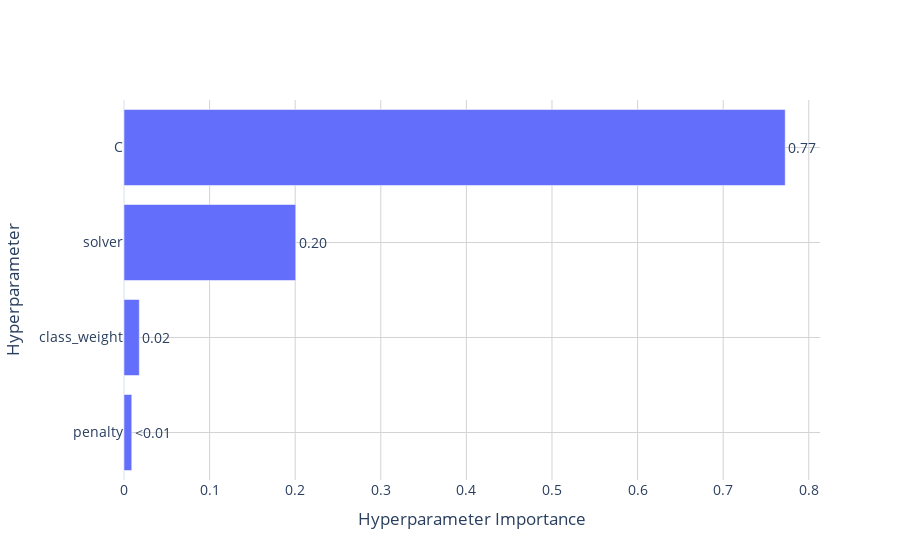

Notebook code for this chart:
### Code cell
fig = optuna.visualization.plot_param_importances(study_best_features)

# Poprawienie estetyki wykresu (tło, czcionka, styl)
fig.update_layout(
    title="",
    template="plotly_white",  # Jasne tło
    font=dict(size=14),  # Ustawienie czcionki
    plot_bgcolor='white',  # Tło wykresu
    paper_bgcolor='white',  # Tło całego dokumentu
    xaxis=dict(showgrid=True, gridwidth=1, gridcolor='LightGrey'),  # Siatka na osi X
    yaxis=dict(showgrid=True, gridwidth=1, gridcolor='LightGrey')   # Siatka na osi Y
)

# Zapis do wysokiej jakości pliku PDF
pio.write_image(fig, "param_importance_plot.pdf", format="pdf", scale=3)  # Skalowanie dla świetnej jakości

# Wyświetlenie wykresu
fig.show()

### Figure 1 — Plotly figure (JSON) as saved in the notebook; plotly's stock layout.template omitted (floating-point values rounded to 4 significant figures)
{"data": [{"cliponaxis": false, "hovertemplate": ["penalty (CategoricalDistribution): 0.009067047729878023<extra></extra>", "class_weight (CategoricalDistribution): 0.017876031207618746<extra></extra>", "solver (CategoricalDistribution): 0.200598264382563<extra></extra>", "C (FloatDistribution): 0.7724586566799402<extra></extra>"], "name": "Objective Value", "orientation": "h", "text": ["<0.01", "0.02", "0.20", "0.77"], "textposition": "outside", "type": "bar", "x": [0.009067, 0.01788, 0.2006, 0.7725], "y": ["penalty", "class_weight", "solver", "C"]}], "layout": {"font": {"size": 14}, "paper_bgcolor": "white", "plot_bgcolor": "white", "title": {"text": ""}, "xaxis": {"gridcolor": "LightGrey", "gridwidth": 1, "showgrid": true, "title": {"text": "Hyperparameter Importance"}}, "yaxis": {"gridcolor": "LightGrey", "gridwidth": 1, "showgrid": true, "title": {"text": "Hyperparameter"}}}}
